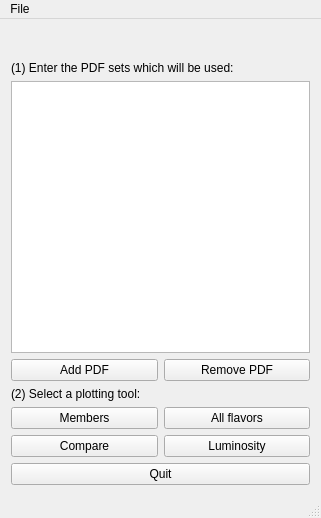
<?xml version="1.0" encoding="UTF-8"?>
<ui version="4.0">
 <class>APFELMainWindow</class>
 <widget class="QMainWindow" name="APFELMainWindow">
  <property name="geometry">
   <rect>
    <x>0</x>
    <y>0</y>
    <width>321</width>
    <height>518</height>
   </rect>
  </property>
  <property name="windowTitle">
   <string>APFEL Graphical User Interface</string>
  </property>
  <property name="windowIcon">
   <iconset resource="../resources/resource.qrc">
    <normaloff>:/icons/logo.png</normaloff>:/icons/logo.png</iconset>
  </property>
  <property name="windowOpacity">
   <double>1.000000000000000</double>
  </property>
  <property name="styleSheet">
   <string notr="true"/>
  </property>
  <widget class="QWidget" name="centralWidget">
   <layout class="QGridLayout" name="gridLayout">
    <item row="1" column="0" colspan="2">
     <widget class="QLabel" name="label_2">
      <property name="text">
       <string>&lt;html&gt;&lt;head/&gt;&lt;body&gt;&lt;p&gt;(1) Enter the PDF sets which will be used:&lt;/p&gt;&lt;/body&gt;&lt;/html&gt;</string>
      </property>
     </widget>
    </item>
    <item row="2" column="0" colspan="2">
     <widget class="QListWidget" name="tablePDFs">
      <property name="toolTip">
       <string>&lt;html&gt;&lt;head/&gt;&lt;body&gt;&lt;p&gt;Checkbox for dis/enable PDF set.&lt;/p&gt;&lt;p&gt;Double click to edit entry.&lt;/p&gt;&lt;p&gt;&lt;br/&gt;&lt;/p&gt;&lt;/body&gt;&lt;/html&gt;</string>
      </property>
     </widget>
    </item>
    <item row="3" column="0">
     <widget class="QPushButton" name="buttonAddPDF">
      <property name="toolTip">
       <string>&lt;html&gt;&lt;head/&gt;&lt;body&gt;&lt;p&gt;Creates a new PDF set.&lt;/p&gt;&lt;/body&gt;&lt;/html&gt;</string>
      </property>
      <property name="styleSheet">
       <string notr="true"/>
      </property>
      <property name="text">
       <string>Add PDF</string>
      </property>
      <property name="icon">
       <iconset resource="../resources/resource.qrc">
        <normaloff>:/images/newfile.png</normaloff>:/images/newfile.png</iconset>
      </property>
      <property name="iconSize">
       <size>
        <width>32</width>
        <height>32</height>
       </size>
      </property>
     </widget>
    </item>
    <item row="3" column="1">
     <widget class="QPushButton" name="buttonDelPDF">
      <property name="toolTip">
       <string>&lt;html&gt;&lt;head/&gt;&lt;body&gt;&lt;p&gt;Removes highlighted row.&lt;/p&gt;&lt;/body&gt;&lt;/html&gt;</string>
      </property>
      <property name="styleSheet">
       <string notr="true"/>
      </property>
      <property name="text">
       <string>Remove PDF</string>
      </property>
      <property name="icon">
       <iconset resource="../resources/resource.qrc">
        <normaloff>:/images/trash-32x32.png</normaloff>:/images/trash-32x32.png</iconset>
      </property>
      <property name="iconSize">
       <size>
        <width>32</width>
        <height>32</height>
       </size>
      </property>
     </widget>
    </item>
    <item row="5" column="0">
     <widget class="QPushButton" name="pushButton">
      <property name="text">
       <string>Members</string>
      </property>
      <property name="icon">
       <iconset resource="../resources/resource.qrc">
        <normaloff>:/images/Actions-draw-brush-icon.png</normaloff>:/images/Actions-draw-brush-icon.png</iconset>
      </property>
      <property name="iconSize">
       <size>
        <width>32</width>
        <height>32</height>
       </size>
      </property>
     </widget>
    </item>
    <item row="5" column="1">
     <widget class="QPushButton" name="pushButton_5">
      <property name="enabled">
       <bool>true</bool>
      </property>
      <property name="text">
       <string>All flavors</string>
      </property>
      <property name="icon">
       <iconset resource="../resources/resource.qrc">
        <normaloff>:/images/Actions-draw-brush-icon.png</normaloff>:/images/Actions-draw-brush-icon.png</iconset>
      </property>
      <property name="iconSize">
       <size>
        <width>32</width>
        <height>32</height>
       </size>
      </property>
     </widget>
    </item>
    <item row="6" column="0">
     <widget class="QPushButton" name="pushButton_6">
      <property name="enabled">
       <bool>true</bool>
      </property>
      <property name="text">
       <string>Compare</string>
      </property>
      <property name="icon">
       <iconset resource="../resources/resource.qrc">
        <normaloff>:/images/Actions-draw-brush-icon.png</normaloff>:/images/Actions-draw-brush-icon.png</iconset>
      </property>
      <property name="iconSize">
       <size>
        <width>32</width>
        <height>32</height>
       </size>
      </property>
     </widget>
    </item>
    <item row="4" column="0" colspan="2">
     <widget class="QLabel" name="label_3">
      <property name="text">
       <string>(2) Select a plotting tool:</string>
      </property>
     </widget>
    </item>
    <item row="6" column="1">
     <widget class="QPushButton" name="pushButton_7">
      <property name="enabled">
       <bool>true</bool>
      </property>
      <property name="text">
       <string>Luminosity</string>
      </property>
      <property name="icon">
       <iconset resource="../resources/resource.qrc">
        <normaloff>:/images/Actions-draw-brush-icon.png</normaloff>:/images/Actions-draw-brush-icon.png</iconset>
      </property>
      <property name="iconSize">
       <size>
        <width>32</width>
        <height>32</height>
       </size>
      </property>
     </widget>
    </item>
    <item row="0" column="0" colspan="2">
     <widget class="QLabel" name="label">
      <property name="minimumSize">
       <size>
        <width>0</width>
        <height>25</height>
       </size>
      </property>
      <property name="styleSheet">
       <string notr="true">image: url(:/images/logoapfel.png);</string>
      </property>
      <property name="text">
       <string/>
      </property>
     </widget>
    </item>
    <item row="7" column="0" colspan="2">
     <widget class="QPushButton" name="pushButton_2">
      <property name="text">
       <string>Quit</string>
      </property>
      <property name="icon">
       <iconset resource="../resources/resource.qrc">
        <normaloff>:/images/exit-32x32.png</normaloff>:/images/exit-32x32.png</iconset>
      </property>
      <property name="iconSize">
       <size>
        <width>32</width>
        <height>32</height>
       </size>
      </property>
     </widget>
    </item>
   </layout>
  </widget>
  <widget class="QMenuBar" name="menuBar">
   <property name="geometry">
    <rect>
     <x>0</x>
     <y>0</y>
     <width>321</width>
     <height>25</height>
    </rect>
   </property>
   <widget class="QMenu" name="menuFile">
    <property name="title">
     <string>File</string>
    </property>
    <addaction name="actionPreferences"/>
    <addaction name="actionQuit"/>
   </widget>
   <addaction name="menuFile"/>
  </widget>
  <widget class="QStatusBar" name="statusBar"/>
  <action name="actionQuit">
   <property name="text">
    <string>Quit</string>
   </property>
  </action>
  <action name="actionPreferences">
   <property name="text">
    <string>Preferences</string>
   </property>
  </action>
 </widget>
 <layoutdefault spacing="6" margin="11"/>
 <resources>
  <include location="../resources/resource.qrc"/>
 </resources>
 <connections>
  <connection>
   <sender>actionQuit</sender>
   <signal>triggered()</signal>
   <receiver>APFELMainWindow</receiver>
   <slot>close()</slot>
   <hints>
    <hint type="sourcelabel">
     <x>-1</x>
     <y>-1</y>
    </hint>
    <hint type="destinationlabel">
     <x>166</x>
     <y>240</y>
    </hint>
   </hints>
  </connection>
 </connections>
</ui>
